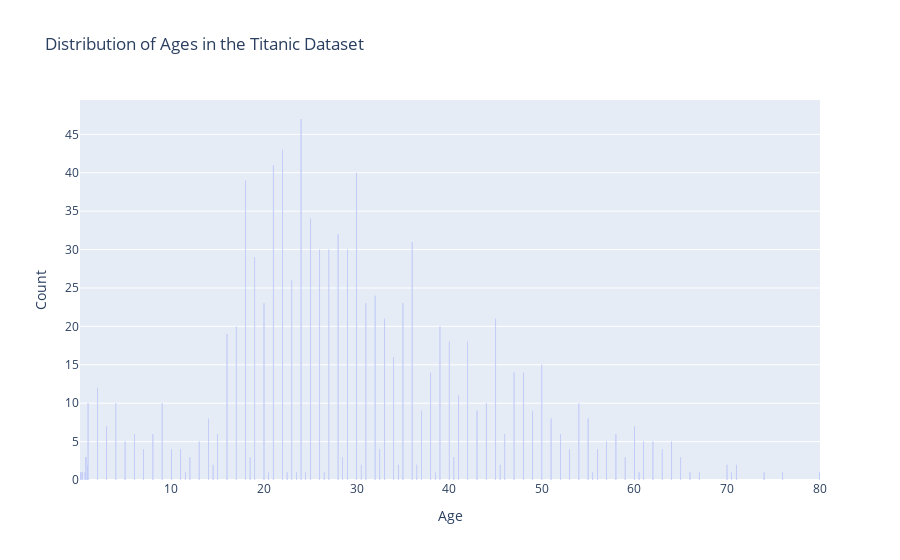

Notebook cell for this chart:
### Code cell
# create the above plot using plotly
fig = px.bar(x=x, y=y, labels={'x': 'Age', 'y': 'Count'}, title='Distribution of Ages in the Titanic Dataset')
fig.show()

### Figure 1 — Plotly figure (JSON) as saved in the notebook; plotly's stock layout.template omitted (floating-point values rounded to 4 significant figures)
{"data": [{"hovertemplate": "Age=%{x}<br>Count=%{y}<extra></extra>", "legendgroup": "", "marker": {"color": "#636efa", "pattern": {"shape": ""}}, "name": "", "orientation": "v", "showlegend": false, "textposition": "auto", "type": "bar", "x": [24.0, 22.0, 21.0, 30.0, 18.0, 25.0, 28.0, 36.0, 27.0, 26.0, 29.0, 19.0, 23.0, 32.0, 31.0, 35.0, 20.0, 45.0, 33.0, 39.0, 17.0, 16.0, 40.0, 42.0, 34.0, 50.0, 47.0, 48.0, 38.0, 2.0, 41.0, 54.0, 4.0, 1.0, 9.0, 44.0, 43.0, 37.0, 49.0, 51.0, 55.0, 14.0, 60.0, 3.0, 58.0, 46.0, 52.0, 6.0, 15.0, 8.0, 57.0, 64.0, 13.0, 61.0, 62.0, 5.0, 7.0, 11.0, 32.5, 63.0, 53.0, 56.0, 10.0, 59.0, 28.5, 65.0, 18.5, 12.0, 0.83, 0.75, 40.5, 30.5, 45.5, 71.0, 14.5, 34.5, 70.0, 36.5, 0.92, 66.0, 70.5, 55.5, 20.5, 24.5, 23.5, 80.0, 0.42, 0.67, 74.0, 22.5, 67.0, 76.0, 26.5, 60.5, 11.5, 0.33, 0.17, 38.5], "xaxis": "x", "y": [47, 43, 41, 40, 39, 34, 32, 31, 30, 30, 30, 29, 26, 24, 23, 23, 23, 21, 21, 20, 20, 19, 18, 18, 16, 15, 14, 14, 14, 12, 11, 10, 10, 10, 10, 10, 9, 9, 9, 8, 8, 8, 7, 7, 6, 6, 6, 6, 6, 6, 5, 5, 5, 5, 5, 5, 4, 4, 4, 4, 4, 4, 4, 3, 3, 3, 3, 3, 3, 3, 3, 2, 2, 2, 2, 2, 2, 2, 2, 1, 1, 1, 1, 1, 1, 1, 1, 1, 1, 1, 1, 1, 1, 1, 1, 1, 1, 1], "yaxis": "y"}], "layout": {"barmode": "relative", "legend": {"tracegroupgap": 0}, "title": {"text": "Distribution of Ages in the Titanic Dataset"}, "xaxis": {"anchor": "y", "domain": [0, 1], "title": {"text": "Age"}}, "yaxis": {"anchor": "x", "domain": [0, 1], "title": {"text": "Count"}}}}
